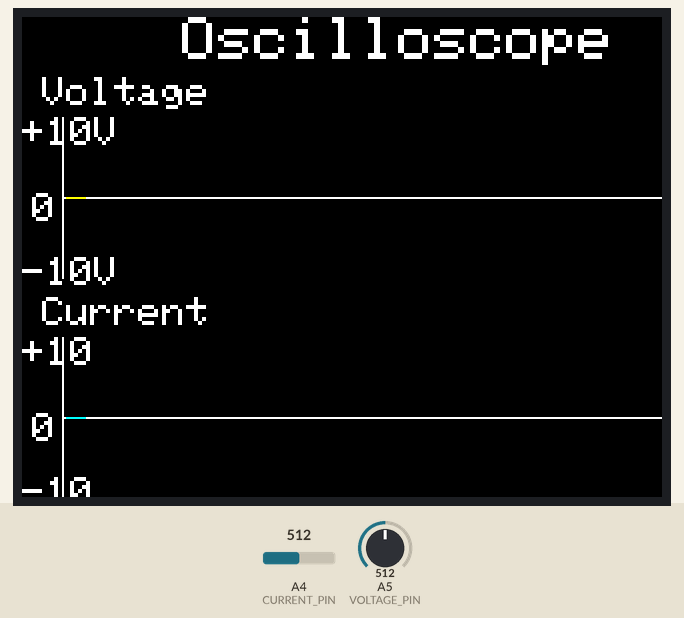
Simulated run of this sketch. Board: Arduino Uno, built with avr-gcc and run on an emulated ATmega328P. Parts: 320×240 colour display. The test bench sets the inputs (shaded band); at power-on: A4 (CURRENT_PIN) = 512, A5 (VOLTAGE_PIN) = 512. What the sketch prints to the serial monitor is not drawn.

Above: at 1.5 s.
1.6 s: A4 (CURRENT_PIN) set to 493
At 3.05 s:
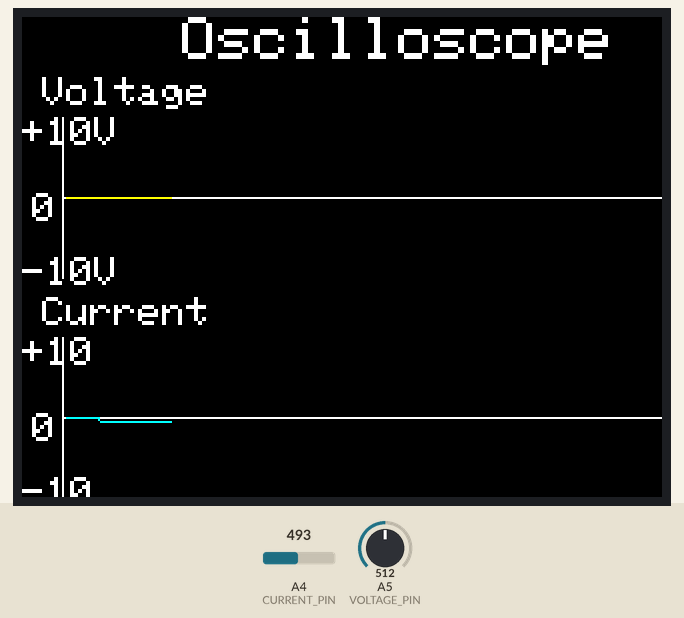
3.1 s: A5 (VOLTAGE_PIN) set to 504
At 4.64 s:
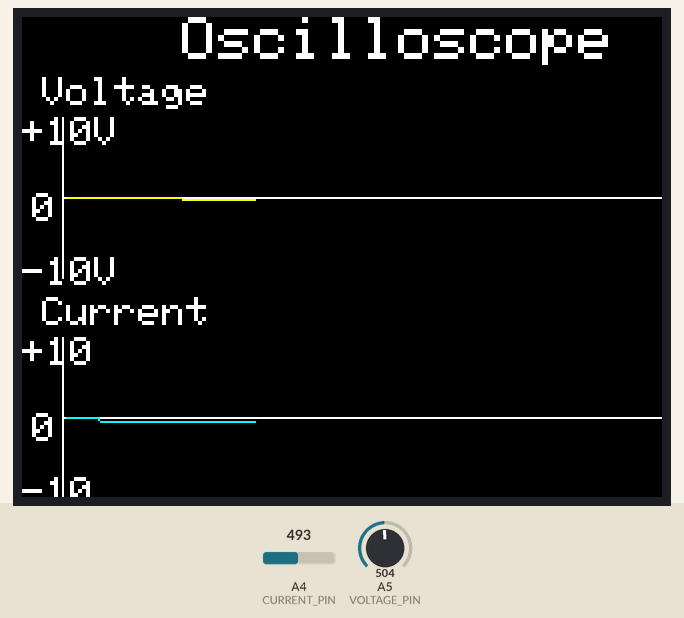
4.7 s: A5 (VOLTAGE_PIN) set to 716
At 5.88 s:
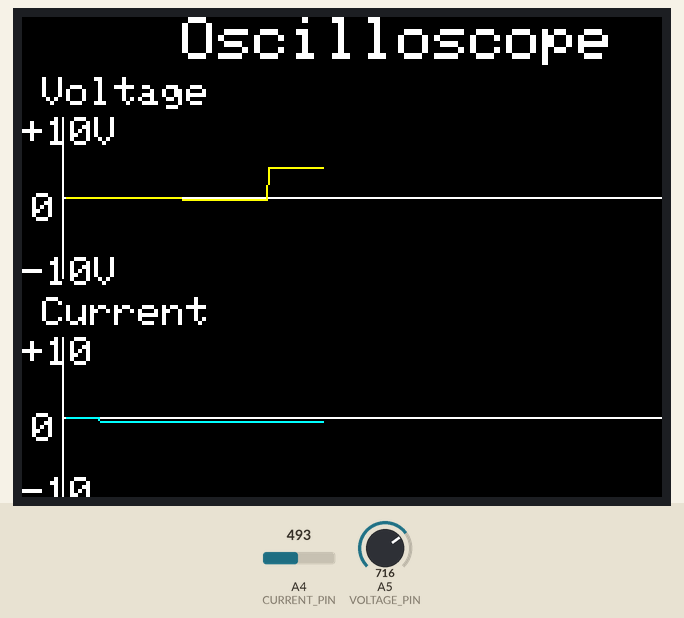
6.2 s: A4 (CURRENT_PIN) set to 716
At 7.13 s:
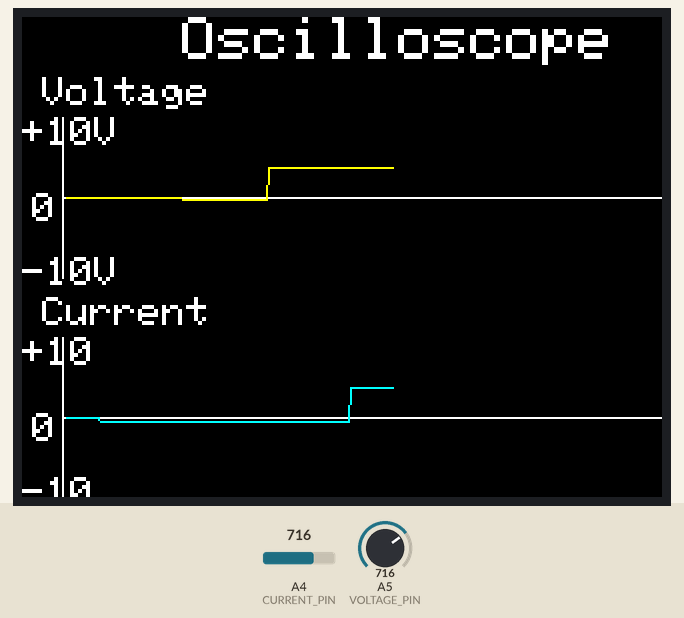
7.8 s: A4 (CURRENT_PIN) set to 511
At 8.38 s:
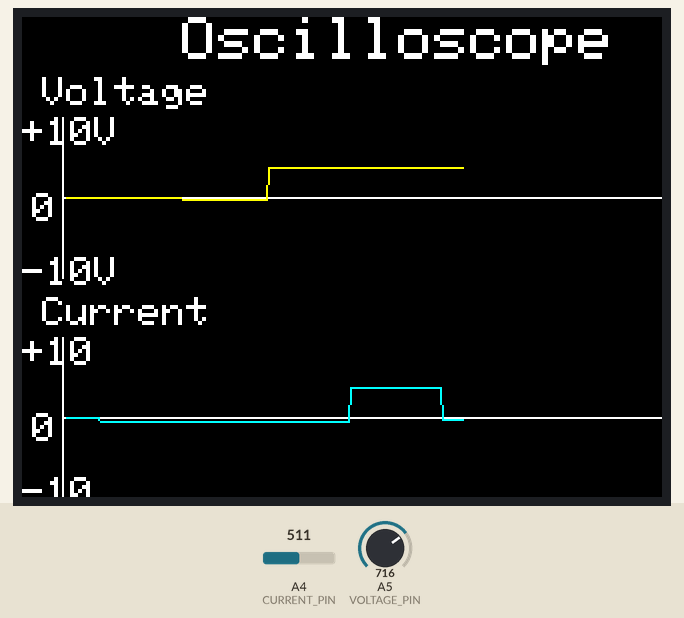
9.4 s: A5 (VOLTAGE_PIN) set to 511
At 13.31 s:
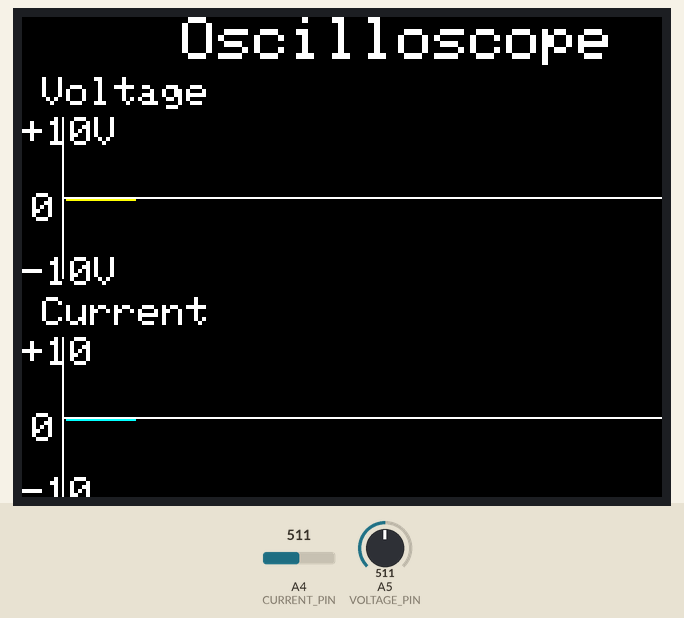
Timing chart, 0 to 13.4 s (numbered marks = the images above; inputs shaded):
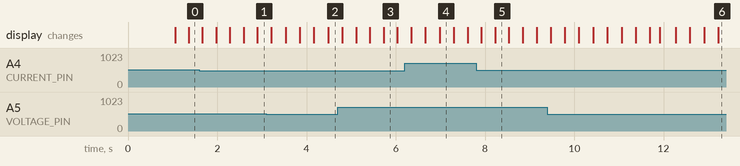

The sketch:

oscilloscope.ino
```cpp
#include <Adafruit_GFX.h>
#include <Adafruit_TFTLCD.h>

// Color definitions
#define BLACK   0x0000
#define BLUE    0x001F
#define RED     0xF800
#define GREEN   0x07E0
#define CYAN    0x07FF
#define MAGENTA 0xF81F
#define YELLOW  0xFFE0
#define WHITE   0xFFFF

// TFT LCD pins (for UNO with 2.4 inch TFT)
#define LCD_CS A3
#define LCD_CD A2
#define LCD_WR A1
#define LCD_RD A0
#define LCD_RESET A4

Adafruit_TFTLCD tft(LCD_CS, LCD_CD, LCD_WR, LCD_RD, LCD_RESET);

// Input pins
#define VOLTAGE_PIN A5
#define CURRENT_PIN A4

int x = 0;
int lastVoltageY = 0;
int lastCurrentY = 0;

void setup() {
  Serial.begin(9600);
  tft.reset();
  tft.begin(0x9341);  // ILI9341 or use 0x7789 for ST7789V if required
  tft.setRotation(1);
  tft.fillScreen(BLACK);

  drawLayout();
}

void drawLayout() {
  tft.fillScreen(BLACK);

  tft.setTextColor(WHITE);
  tft.setTextSize(3);
  tft.setCursor(80, 0);
  tft.print("Oscilloscope");

  // Voltage label
  tft.setTextSize(2);
  tft.setCursor(10, 30);
  tft.print("Voltage");

  // Voltage Y-axis
  tft.drawLine(20, 50, 20, 130, WHITE);
  tft.drawLine(20, 90, 319, 90, WHITE);
  tft.setCursor(0, 50);
  tft.print("+10V");
  tft.setCursor(5, 88);
  tft.print("0");
  tft.setCursor(0, 120);
  tft.print("-10V");

  // Current label
  tft.setCursor(10, 140);
  tft.print("Current");

  // Current Y-axis
  tft.drawLine(20, 160, 20, 240, WHITE);
  tft.drawLine(20, 200, 319, 200, WHITE);
  tft.setCursor(0, 160);
  tft.print("+10");
  tft.setCursor(5, 198);
  tft.print("0");
  tft.setCursor(0, 230);
  tft.print("-10");
}

void loop() {
  int rawVoltage = analogRead(VOLTAGE_PIN);
  int rawCurrent = analogRead(CURRENT_PIN);

  float voltage = map(rawVoltage, 0, 1023, -100, 100) / 10.0;
  float current = map(rawCurrent, 0, 1023, -100, 100) / 10.0;

  Serial.print("Voltage: ");
  Serial.print(voltage);
  Serial.print(" V, Current: ");
  Serial.print(current);
  Serial.println(" A");

  int voltageY = map(voltage * 10, -100, 100, 130, 50);
  int currentY = map(current * 10, -100, 100, 240, 160);

  if (x > 318) {
    x = 21;
    drawLayout();
  }

  if (x > 21) {
    tft.drawLine(x, lastVoltageY, x + 1, voltageY, YELLOW);
    tft.drawLine(x, lastCurrentY, x + 1, currentY, CYAN);
  }

  lastVoltageY = voltageY;
  lastCurrentY = currentY;
  x++;

  delay(20);
}
```
